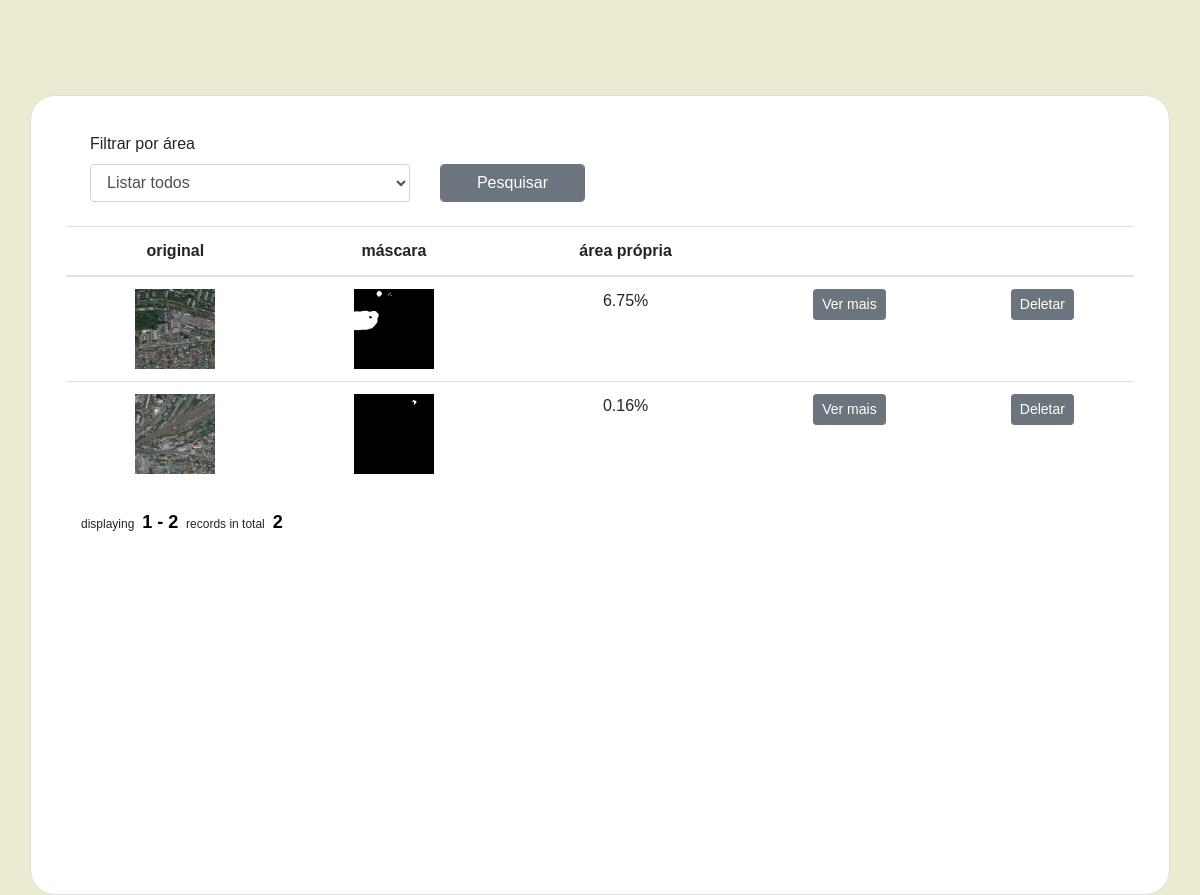
The page /index/1 (signed in, lower part) on the database as committed earlier.
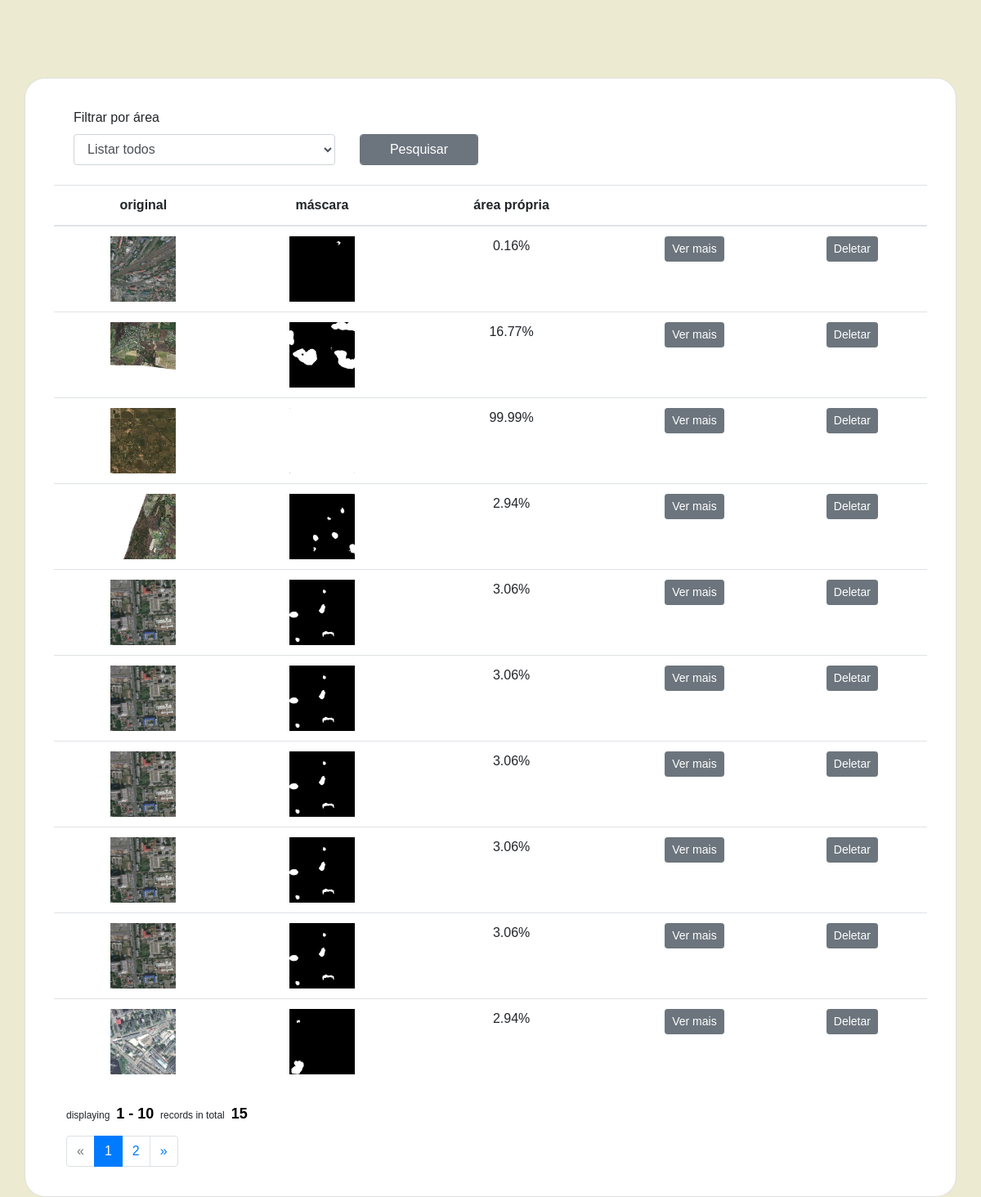
The same page on the database as committed later.
### tables this page shows
CREATE TABLE image (id INTEGER PRIMARY KEY NOT NULL, image_name STRING (256), description VARCHAR (512), image_path STRING (256), mask_path STRING (256), result_path VARCHAR (256), proper_area NUMERIC, date_upload DATE, polygon VARCHAR (1024), area NUMERIC, user_id INTEGER REFERENCES user (id));

### app.py (the view, shortened to what this page needs)
@app.route("/index/<id>", methods=('GET', 'POST'))
def index(id):
    page, per_page, offset = get_page_args(page_parameter='page',
                                           per_page_parameter='per_page')
    total = len(get_posts(id))
    pagination_users = get_posts_offset(id, offset=offset, per_page=per_page)
    pagination = Pagination(page=page, per_page=per_page, total=total,
                            css_framework='bootstrap4', show_single_page=True)
    if session.get("id"):
        session_id = session['id'][0]
    else:
        session_id = 0
    if id == session_id:
        if request.method == 'GET':
            return render_template('index.html',
                           posts=pagination_users,
                           page=page,
                           per_page=per_page,
                           pagination=pagination)
    else:
        return redirect(url_for('logout'))

### app.py (called while the page is built)
def get_db_connection():
    conn = sqlite3.connect('gardens.db')
    conn.row_factory = sqlite3.Row
    return conn

def get_posts(id):
    conn = get_db_connection()
    posts = conn.execute('SELECT * FROM image where user_id = (?)', [id]).fetchall()
    conn.close()
    return posts

def get_posts_offset(id, offset=0, per_page=10):
    conn = get_db_connection()
    posts = conn.execute('SELECT * FROM image where user_id = (?)', [id]).fetchall()
    conn.close()
    return posts[offset: offset+per_page]

### templates/index.html (shortened to what this page needs)
<!DOCTYPE html>
<html lang="pt-br">
<head>
    <link rel="stylesheet" href="https://cdn.jsdelivr.net/npm/bootstrap@4.3.1/dist/css/bootstrap.min.css"
>
    <link rel="stylesheet" href="https://cdn.jsdelivr.net/npm/bootstrap@4.3.1/dist/css/bootstrap.min.css"
>
    <link rel="stylesheet" href="https://maxcdn.bootstrapcdn.com/bootstrap/4.0.0-beta/css/bootstrap.min.css">
</head>
<body>
    {% block y %}
    {% if session.id %}
    <div class="container mt-5 mb-5">
        <div class="row d-flex">
        </div>
    </div>
    <div class="container h-100">
        <div class="row d-flex justify-content-center vh-100">
            <div class="card text-black" style="width: 100%; border-radius: 25px;">
                <div class="card-body">
                    <div class="container">
                        <div class="row">
                            <div class="col-sm-12 mt-2">
                                <form class="mx-1 mx-md-4" method="post" enctype="multipart/form-data">
                                <div class="row">
                                    <div class="col-sm-4 mt-2 mb-4">
                                        <label class="form-label" for="date_start">Filtrar por área</label>
                                        <select class="form-control" id="comp_select" name="comp_select">
                                            <option selected>Listar todos</option>
                                        </select>
                                    </div>
                                    <div class="col-sm-2 mt-2 mb-4">
                                        <label class="form-label" style="color: #ffffff;">.</label>
                                        <input type="submit" class="btn btn-secondary form-control mt-"
                                        value="Pesquisar" name="button" id="button" />
                                    </div>
                                    <div class="col-sm-6 mt-2 mb-4">
                                    </div>
                                </div>
                                </form>
                                <table class="table">
                                    <thead>
                                        <tr>
                                            <th>original</th>
                                            <th>máscara</th>
                                            <th>área própria</th>
                                            <th></th>
                                            <th></th>
                                        </tr>
                                    </thead>
                                    <tbody>
                                        {% for post in posts %}
                                        <tr>
                                            <form class="mx-1 mx-md-4" method="post"
                                                            enctype="multipart/form-data">
                                            <td> <img class="img-fluid" src="/{{ post['image_path'] }}"
                                                    alt=""></td>
                                            <td> <img class="img-fluid"
                                                    src="/{{ post['mask_path'] }}" alt=""></td>
                                            <td>{{ post['proper_area'] }}%</td>
                                            <td><input type="submit" class="btn btn-secondary btn-sm" value="Ver mais"
                                                    name="button" id="button"></td>
                                            <td><input type="submit" class="btn btn-secondary btn-sm"
                                                    value="Deletar" name="button" id="button"
                                                    onclick="return confirm('Excluir item?')" /></td>
                                                </form>
                                                </tr>
                                            {% endfor %}
                                    </tbody>
                                </table>
                                <div class="container">
                                    {{ pagination.info }}
                                    {{ pagination.links }}
                                </div>
                            </div>
                            </div>
                        </div>
                    </div>
                </div>
            </div>
        </div>
    {% else %}
    Você não está logado. <a href="/login">Fazer login.</a>.
    {% endif %}
    {% endblock %}
</body>
</html>

### templates/index.html (style rules this page uses)
body { background-color: #ecead0; font-family: 'Gill Sans', 'Gill Sans MT', Calibri, 'Trebuchet MS', sans-serif; }
table, tr { padding: 30%; width: 100%; align-items: center; border: none; }
td, th { align-items: center; text-align: center; vertical-align: center; }
.pagination-page-info { padding: .6em; padding-left: 0; width: 40em; margin: .5em; margin-left: 0; font-size: 12px; }
.pagination-page-info b { color: black; padding-left: 2px; padding: .1em .25em; font-size: 150%; }
.img-fluid { height: 80px; width: 80px; }

Rows that differ between the two databases and show on the page:
removed image: shows a picture, proper_area "6.75"
added image: shows a picture, proper_area "16.77"
added image: shows a picture, proper_area "99.99"
added image: shows a picture, proper_area "2.94"
added image: proper_area "3.06"
added image: proper_area "3.06"
added image: proper_area "3.06"
added image: proper_area "3.06"
added image: proper_area "3.06"
added image: shows a picture, proper_area "2.94"
Other text that changed with them:
{{ pagination.info }}: "displaying 1 - 2 records in total 2" → "displaying 1 - 10 records in total 15"
{{ pagination.links }}: (not shown) → "« 1 2 »"
